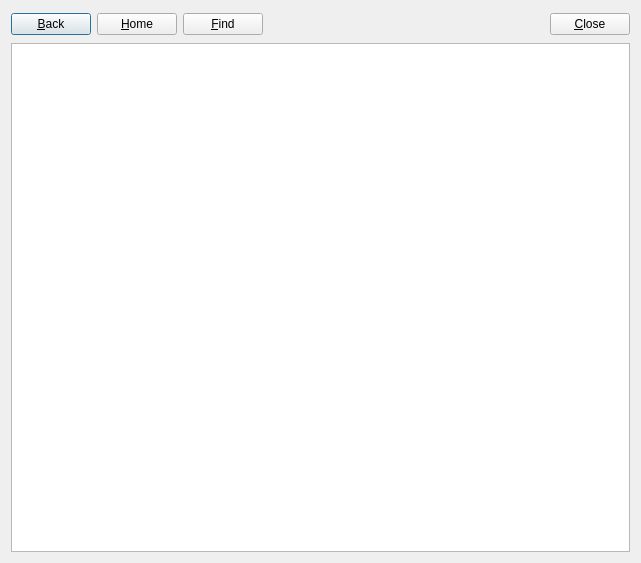
<ui version="4.0" >
 <class>DialogTextBrowser</class>
 <widget class="QDialog" name="DialogTextBrowser" >
  <property name="geometry" >
   <rect>
    <x>0</x>
    <y>0</y>
    <width>641</width>
    <height>563</height>
   </rect>
  </property>
  <property name="windowTitle" >
   <string>pvdevelop Manual</string>
  </property>
  <layout class="QVBoxLayout" >
   <item>
    <layout class="QHBoxLayout" >
     <item>
      <widget class="QPushButton" name="pushButtonBack" >
       <property name="text" >
        <string>&amp;Back</string>
       </property>
       <property name="icon" >
        <iconset resource="pvbrowser.qrc" >:/images/back.png</iconset>
       </property>
      </widget>
     </item>
     <item>
      <widget class="QPushButton" name="pushButtonHome" >
       <property name="text" >
        <string>&amp;Home</string>
       </property>
       <property name="icon" >
        <iconset resource="pvbrowser.qrc" >:/images/gohome.png</iconset>
       </property>
      </widget>
     </item>
     <item>
      <widget class="QPushButton" name="pushButtonFind" >
       <property name="text" >
        <string>&amp;Find</string>
       </property>
      </widget>
     </item>
     <item>
      <spacer>
       <property name="orientation" >
        <enum>Qt::Horizontal</enum>
       </property>
       <property name="sizeHint" >
        <size>
         <width>211</width>
         <height>26</height>
        </size>
       </property>
      </spacer>
     </item>
     <item>
      <widget class="QPushButton" name="pushButtonClose" >
       <property name="text" >
        <string>&amp;Close</string>
       </property>
      </widget>
     </item>
    </layout>
   </item>
   <item>
    <widget class="QTextBrowser" name="textBrowser" />
   </item>
  </layout>
 </widget>
 <resources>
  <include location="pvbrowser.qrc" />
 </resources>
 <connections>
  <connection>
   <sender>pushButtonClose</sender>
   <signal>clicked()</signal>
   <receiver>DialogTextBrowser</receiver>
   <slot>accept()</slot>
   <hints>
    <hint type="sourcelabel" >
     <x>351</x>
     <y>38</y>
    </hint>
    <hint type="destinationlabel" >
     <x>233</x>
     <y>29</y>
    </hint>
   </hints>
  </connection>
 </connections>
</ui>
